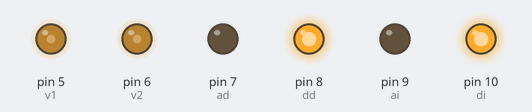
A sketch run on a simulated Arduino Uno, built with avr-gcc and run on an emulated ATmega328P. Parts: output pins drawn as LEDs (lit = HIGH).

Above: at 0.05 s.
Timing chart, 0 to 3.0 s (numbered marks = the images above):
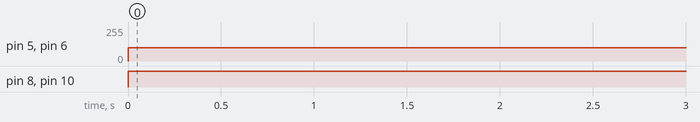

The sketch:

CarroBalance.ino
```cpp
const int ad=7,dd=8,v1=5,v2=6,ai=9,di=10;
int vel=0,r=300;

void setup(){
	pinMode(v1,OUTPUT);
	pinMode(v2,OUTPUT);
	pinMode(ad,OUTPUT);
	pinMode(ai,OUTPUT);
	pinMode(dd,OUTPUT);
	pinMode(di,OUTPUT);
}


void loop(){
	vel=100;
	analogWrite(v1,vel);
	analogWrite(v2,vel);
	adelante();
	med();
	atras();
	med();
}


void med(){
	digitalWrite(ad,LOW);
	digitalWrite(ai,LOW);
	digitalWrite(di,LOW);
	digitalWrite(dd,LOW);
}


void adelante(){
	digitalWrite(ad,LOW);
	digitalWrite(ai,LOW);
	digitalWrite(dd,HIGH);
	digitalWrite(di,HIGH);
	delay(r);
}


void atras(){
	digitalWrite(ad,LOW);
	digitalWrite(ai,LOW);
	digitalWrite(di,HIGH);
	digitalWrite(dd,HIGH);
	delay(r);
}
```

Measured:
- by itself, pin 5 (v1), pin 6 (v2): 0/255 → 100/255 at 0.00 s
- by itself, pin 8 (dd), pin 10 (di): LOW → HIGH at 0.00 s
